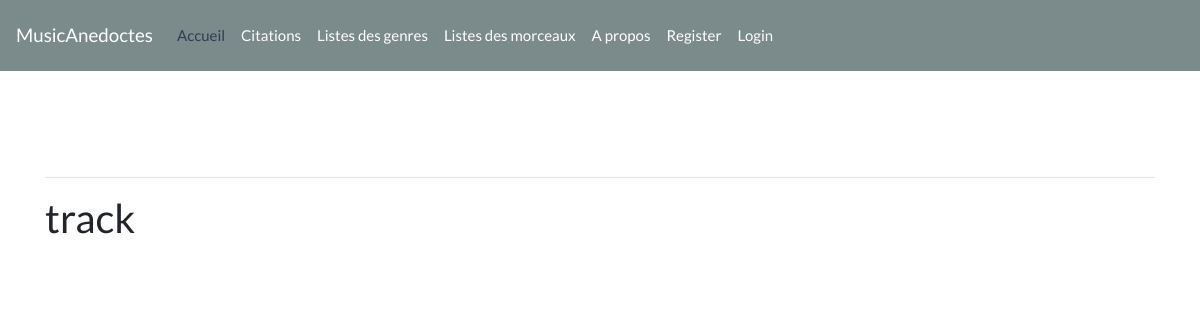
The app's page /index.php/tracks, older data.
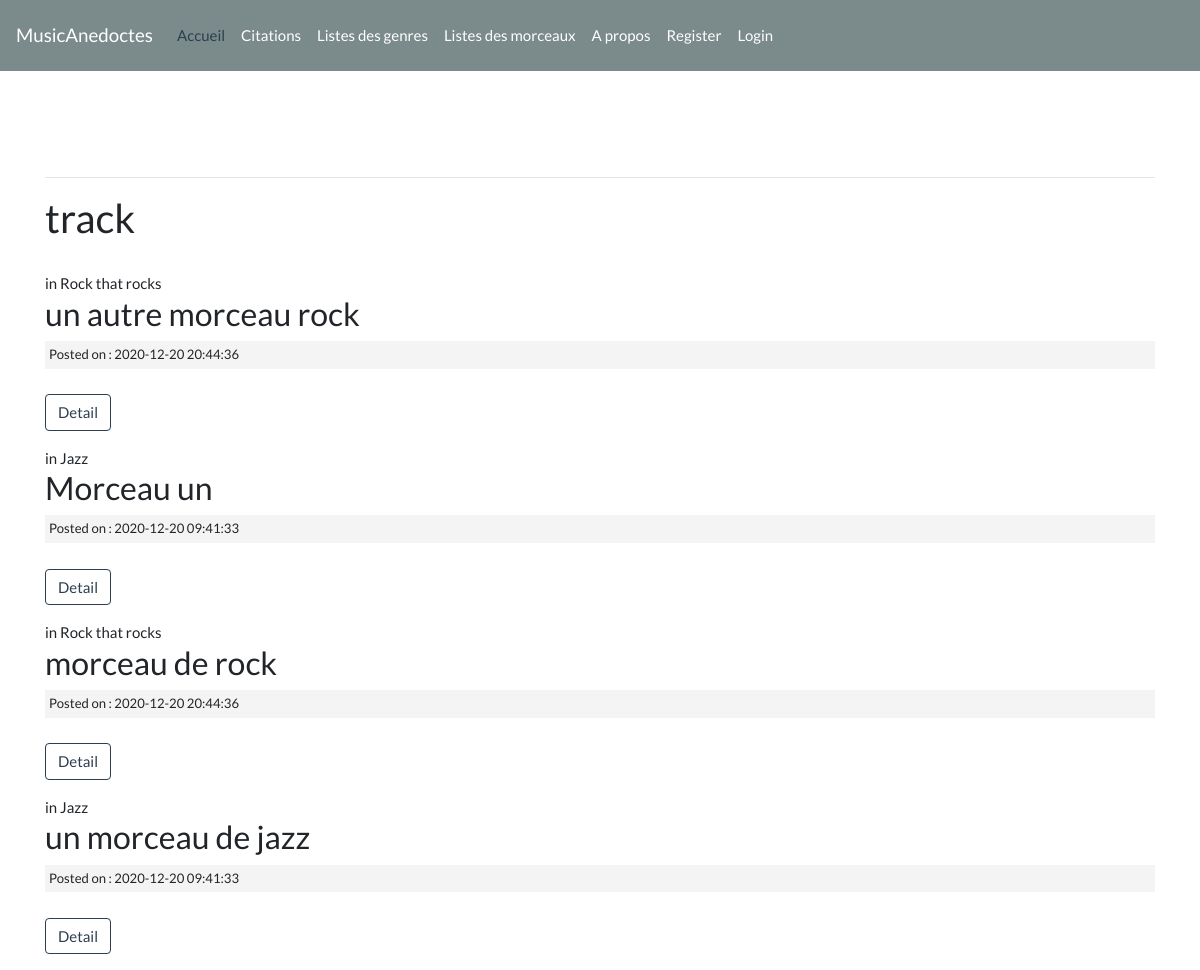
The same page, newer data.
### tables this page shows
CREATE TABLE `tracks` (
  `idTrack` int NOT NULL,
  `nameTrack` varchar(255) NOT NULL,
  `url` varchar(255) DEFAULT NULL,
  `slug` varchar(255) NOT NULL,
  `createdAt` timestamp NOT NULL DEFAULT CURRENT_TIMESTAMP,
  `updatedAt` timestamp NULL DEFAULT CURRENT_TIMESTAMP,
  `isValidated` tinyint(1) NOT NULL,
  `idGenre` int NOT NULL,
  `idUser` int NOT NULL
);

CREATE TABLE `genres` (
  `idGenre` int NOT NULL,
  `genreName` varchar(255) NOT NULL,
  `story` text NOT NULL,
  `slug` varchar(255) NOT NULL,
  `createdAt` timestamp NOT NULL DEFAULT CURRENT_TIMESTAMP,
  `updatedAt` timestamp NULL DEFAULT CURRENT_TIMESTAMP,
  `isValidated` tinyint NOT NULL,
  `idUser` int NOT NULL
);

### application/controllers/Tracks.php (called while the page is built, shortened)
<?php
    class Tracks extends CI_Controller {
        public function index(){
            $data['title'] = 'track';
            $data['tracks'] = $this->track_model->get_tracks();
            $this->load->view('templates/header');
            $this->load->view('tracks/index', $data);
            $this->load->view('templates/footer');
        }
    }

### index.php (called while the page is built, shortened)
<?php
require_once BASEPATH.'core/CodeIgniter.php';

### application/models/Track_model.php (called while the page is built, shortened)
<?php
    class Track_model extends CI_Model {
        public function get_tracks($slug = FALSE){
            if($slug === FALSE){
            $this->db->order_by('tracks.idTrack', 'DESC');
            $this->db->join('genres', 'genres.idGenre = tracks.idGenre');
            $query = $this->db->get('tracks');
            return $query->result_array();
            }
            $query = $this->db->get_where('tracks', array('slug' => $slug));
            return $query->row_array();
        }
    }

### application/views/tracks/index.php (the view, shortened to what this page needs)
<h2><?= $title ?></h2>
<br>
<?php foreach($tracks as $track)  : ?>
    <?php if($track['isValidated'] == 1): ?> in <?php echo $track['genreName']; ?>
        <h3><?php echo $track['nameTrack']; ?></h3>
        <small class="post-date">Posted on : <?php echo $track['createdAt']; ?></small><br>
        <p><a class="btn btn-outline-primary" href="<?php echo site_url('/tracks/'.$track['slug']); ?>">Detail</a></p>
    <?php endif ;?>
<?php endforeach; ?>

### application/views/templates/header.php (shortened to what this page needs)
<html>
<head>
    <link rel="stylesheet" href="https://bootswatch.com/4/flatly/bootstrap.min.css">
    <link rel="stylesheet" href="<?php echo base_url(); ?>/assets/css/style.css">
</head>
<body>
<nav class="navbar navbar-expand-lg navbar-dark bg-dark">
  <a class="navbar-brand" href="<?php echo base_url(); ?>">MusicAnedoctes</a>
  <div class="collapse navbar-collapse" id="navbarColor02">
    <ul class="navbar-nav mr-auto">
      <li class="nav-item active">
        <a class="nav-link" href="<?php echo base_url(); ?>">Accueil
        </a>
      </li>
      <li class="nav-item">
        <a class="nav-link" href="<?php echo base_url(); ?>">Citations</a>
      </li>
      <li class="nav-item">
        <a class="nav-link" href="<?php echo base_url(); ?>genres">Listes des genres</a>
      </li>
      <li class="nav-item">
        <a class="nav-link" href="<?php echo base_url(); ?>tracks">Listes des morceaux</a>
      </li>
      <li class="nav-item">
        <a class="nav-link" href="<?php echo base_url(); ?>about">A propos</a>
      </li>
      <?php if(!$this->session->userdata('logged_in')): ?>
      <li class="nav-item">
        <a class="nav-link" href="<?php echo base_url(); ?>users/register">Register</a>
      </li>
      <li class="nav-item">
        <a class="nav-link" href="<?php echo base_url(); ?>users/login">Login</a>
      </li>
      <?php endif;?>
    </ul>
  </div>
</nav>
<?php if($this->session): ?>
    <br/>
    <br/>
    <br/>
<?php endif;?>
    <div class="container">
        <br>
        <hr>

### application/views/templates/footer.php
        </div>
    </body>
</html>

### assets/css/style.css (style rules this page uses)
.post-date { background: #f4f4f4; padding: 4px; margin:3px 0; display: block; }

Row changes from the older to the newer data that the page shows:
added tracks: idGenre.genreName "Rock that rocks", nameTrack "un autre morceau rock", idGenre.createdAt "2020-12-20 20:44:36"
added tracks: idGenre.genreName "Jazz", nameTrack "Morceau un", idGenre.createdAt "2020-12-20 09:41:33"
added tracks: idGenre.genreName "Rock that rocks", nameTrack "morceau de rock", idGenre.createdAt "2020-12-20 20:44:36"
added tracks: idGenre.genreName "Jazz", nameTrack "un morceau de jazz", idGenre.createdAt "2020-12-20 09:41:33"
